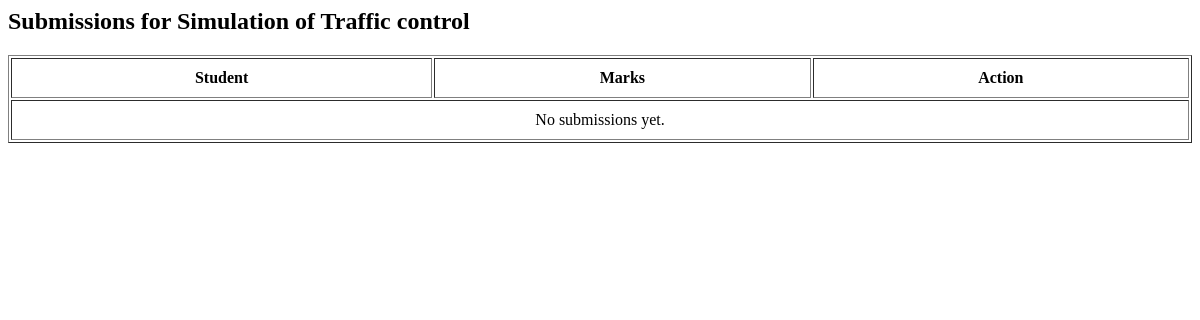
/teacher/assignment/2/submissions (signed in), run on an earlier commit of the app's database.
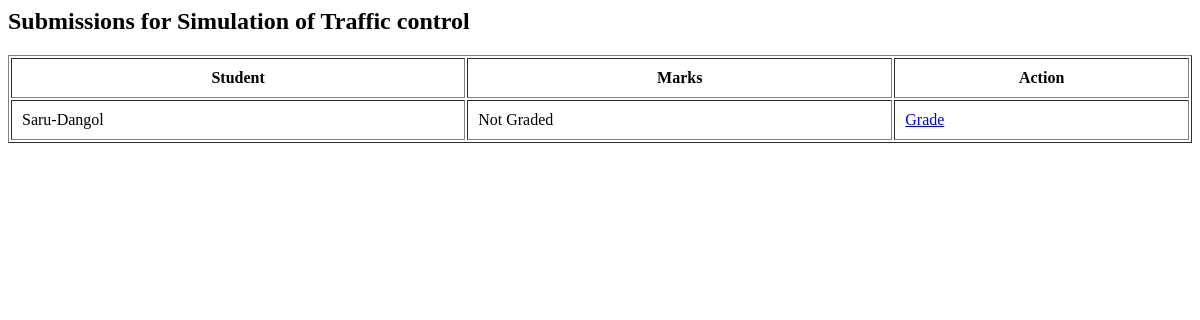
And on a later commit of the database.
### Admin/models.py (models this page shows, shortened)
class Submission(models.Model):
    assignment = models.ForeignKey(Assignment, on_delete=models.CASCADE)
    student = models.ForeignKey(Student, on_delete=models.CASCADE)
    submitted_file = models.FileField(upload_to="submissions/")
    submitted_at = models.DateTimeField(auto_now_add=True)
    marks_obtained = models.IntegerField(null=True, blank=True)
    feedback = models.TextField(blank=True, null=True)

class Student(models.Model):
    user = models.OneToOneField(User, on_delete=models.CASCADE,null=True,blank=True)
    Firstname=models.CharField(max_length=100)
    Lastname=models.CharField(max_length=100)
    Grade=models.CharField(max_length=100)
    course=models.CharField(max_length=100,default="BIT")
    def __str__(self):
        return f"{self.Firstname}-{self.Lastname}"

### Teacher/views.py (the view)
# urls.py: path('assignment/<int:assignment_id>/submissions',views.view_submissions,name='view-submissions'),
@login_required
def view_submissions(request, assignment_id):
    teacher = get_object_or_404(Teacher, user=request.user)
    assignment = get_object_or_404(Assignment, id=assignment_id, teacher=teacher)
    submissions = Submission.objects.filter(assignment=assignment)
    return render(request, "view_submissions.html", {
        "assignment": assignment,
        "submissions": submissions
    })

### Teacher/templates/view_submissions.html (shortened to what this page needs)
<h2>Submissions for {{ assignment.title }}</h2>
<table border="1" cellpadding="10" width="100%">
    <tr>
        <th>Student</th>
        <th>Marks</th>
        <th>Action</th>
    </tr>
    {% for submission in submissions %}
    <tr>
        <td>{{ submission.student }}</td>
        <td>
            {% if submission.marks_obtained %}
                {{ submission.marks_obtained }}
            {% else %}
                Not Graded
            {% endif %}
        </td>
        <td>
            <a href="{% url 'grade-submission' submission.id %}">
                Grade
            </a>
        </td>
    </tr>
    {% empty %}
    <tr>
        <td colspan="4" style="text-align:center;">
            No submissions yet.
        </td>
    </tr>
    {% endfor %}
</table>

What changed in the data, as far as the page shows it:
added Submission: student "Saru-Dangol", shows "Not Graded"
Also different on the page:
text no longer shown: "No submissions yet."
